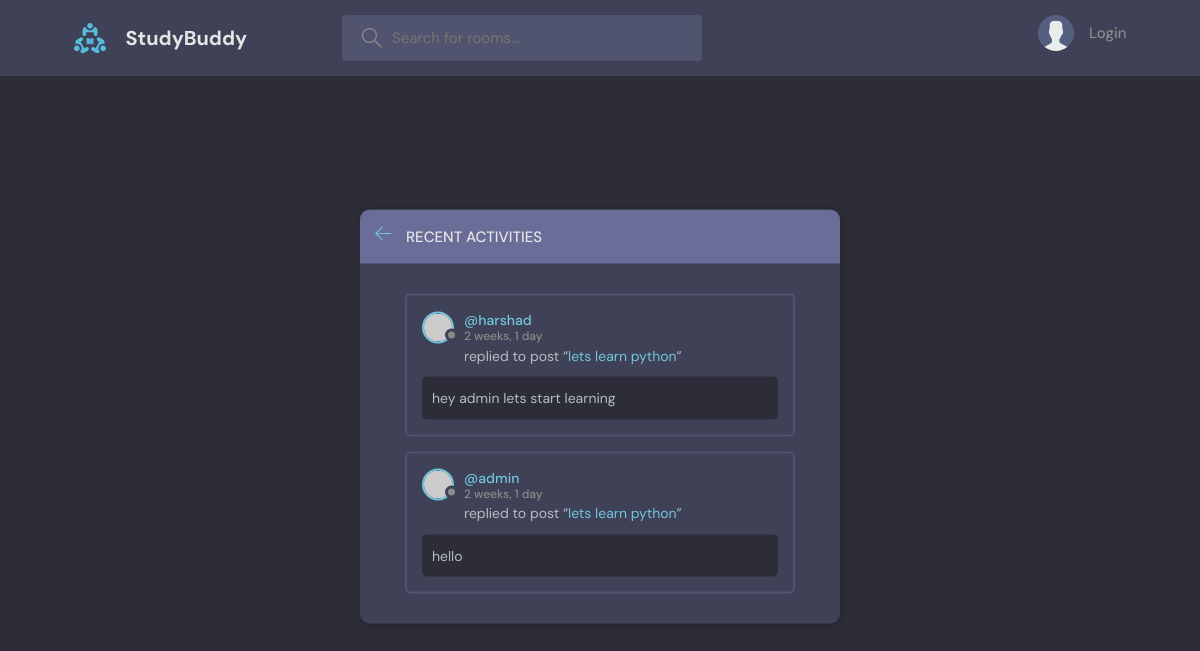
Screenshot of /activites with the database file from the repository.
### base/models.py (models this page shows)
class Message(models.Model):
    user = models.ForeignKey(User,on_delete=models.CASCADE)
    room = models.ForeignKey(Room,on_delete=models.CASCADE)
    body = models.TextField()
    updated = models.DateTimeField(auto_now=True)
    created = models.DateTimeField(auto_now_add=True)
    class Meta:
        ordering = ["-updated","-created"]
    def __str__(self) -> str:
        return self.body[0:50]

class User(AbstractUser):
    bio = models.TextField(null=True)
    avatar = models.ImageField(null=True,default="avatar.svg")

class Room(models.Model):
    host = models.ForeignKey(User,on_delete=models.SET_NULL,null=True)
    topic = models.ForeignKey(Topic,on_delete=models.SET_NULL,null=True)
    name = models.CharField(max_length=200)
    description = models.TextField(null=True,blank=True)
    participants = models.ManyToManyField(User,related_name="participants",blank=True)
    updated = models.DateTimeField(auto_now=True)
    created = models.DateTimeField(auto_now_add=True)
    def __str__(self) -> str:
        return self.name
    class Meta:
        ordering = ["-updated","-created"]

### base/views.py (the view)
# urls.py: path('activites',views.activityPage,name="activites"),
def activityPage(request):
    room_messages = Message.objects.all()
    context = {"room_messages":room_messages}
    return render(request,"base/activity.html",context)

### base/templates/base/activity.html (shortened to what this page needs)
{% extends "main.html" %}
{% block content %}
    <main class="layout">
      <div class="container">
        <div class="layout__box">
          <div class="layout__boxHeader">
            <div class="layout__boxTitle">
              <a href="{% url 'home' %}">
                <svg version="1.1" xmlns="http://www.w3.org/2000/svg" width="32" height="32" viewBox="0 0 32 32">
                  <title>arrow-left</title>
                  <path
                    d="M13.723 2.286l-13.723 13.714 13.719 13.714 1.616-1.611-10.96-10.96h27.625v-2.286h-27.625l10.965-10.965-1.616-1.607z"
                  ></path>
                </svg>
              </a>
              <h3>Recent Activities</h3>
            </div>
          </div>
          <div class="activities-page layout__body">
            {% for room_message in room_messages %}
            <div class="activities__box">
              <div class="activities__boxHeader roomListRoom__header">
                <a href="profile.html" class="roomListRoom__author">
                  <div class="avatar avatar--small">
                    <img src="https://randomuser.me/api/portraits/women/11.jpg" />
                  </div>
                  <p>
                    @{{ room_message.user }}
                    <span>{{ room_message.created | timesince}}</span>
                  </p>
                </a>
              </div>
              <div class="activities__boxContent">
                <p>replied to post “<a href="room.html">{{ room_message.room }}</a>”</p>
                <div class="activities__boxRoomContent">
                  {{ room_message }}
                </div>
              </div>
            </div>
            {% endfor %}
          </div>
        </div>
      </div>
    </main>
    {% endblock content %}

### static/styles/style.css (style rules this page uses)
:root { --color-main: #71c6dd; --color-main-light: #e1f6fb; --color-dark: #3f4156; --color-dark-medium: #51546e; --color-dark-light: #696d97; --color-light: #e5e5e5; --color-gray: #8b8b8b; --color-light-gray: #b2bdbd; --color-bg: #2d2d39; --color-success: #5dd693; --color-error: #fc4b0b; }
* { font-family: "DM Sans", -apple-system, BlinkMacSystemFont, "Segoe UI", Roboto, Oxygen, Ubuntu, Cantarell, "Open Sans", "Helvetica Neue", sans-serif; margin: 0; padding: 0; box-sizing: border-box; text-rendering: optimizeLegibility; font-size: inherit; }
html { font-size: 56.25%; }
@media only screen and (min-width: 1200px) { html { font-size: 62.5%; } }
body { line-height: 1.6; font-weight: 400; font-size: 1.5rem; color: var(--color-light-gray); background-color: var(--color-bg); min-height: 100vh; }
img { width: 100%; }
a { display: inline-block; color: var(--color-main); text-decoration: none; }
.container { max-width: 120rem; width: 90%; margin: auto; }
.avatar { position: relative; display: inline-block; border-radius: 50%; border: 2px solid var(--color-main); }
.avatar img { display: block; border-radius: 50%; object-fit: cover; object-position: center; }
.avatar::after { content: ""; display: block; position: absolute; background-color: var(--color-gray); z-index: 111; border-radius: 50%; border: 0.3rem solid var(--color-dark); }
.avatar.avatar--small img { width: 2.8rem; height: 2.8rem; }
.avatar.avatar--small:after { width: 0.7rem; height: 0.7rem; bottom: 0px; right: -6px; }
.layout { margin-top: 2.4rem; }
.layout > .container { display: flex; justify-content: space-between; align-items: flex-start; }
.layout__box { width: 90%; max-width: 48rem; min-height: 40rem; position: absolute; top: 50%; left: 50%; transform: translate(-50%, -46%); background-color: var(--color-dark); border-radius: 1rem; box-shadow: 1px 1px 6px 3px rgba(0, 0, 0, 0.1); overflow: hidden; }
.layout__boxHeader { display: flex; padding: 1.5rem; background-color: var(--color-dark-light); }
.layout__boxTitle { display: flex; gap: 1.5rem; align-items: center; }
.layout__boxTitle h3 { text-transform: uppercase; font-weight: 500; color: var(--color-light); }
.layout__boxTitle svg { width: 1.6rem; height: 1.6rem; fill: var(--color-main); }
.layout__body { margin: 3rem; }
.roomListRoom__header { display: flex; justify-content: space-between; align-items: center; }
.roomListRoom__author { font-weight: 500; display: flex; align-items: center; gap: 1rem; }
.activities__box { margin: 1.5rem; padding: 1.5rem; border: 2px solid var(--color-dark-medium); border-radius: 5px; }
.activities__boxHeader p { font-size: 1.4rem; line-height: 1.3; }
.activities__boxHeader p span { color: var(--color-gray); font-size: 1.2rem; display: block; }
.activities__boxContent { margin-left: 4.2rem; }
.activities__boxContent { font-size: 1.4rem; }
.activities__boxRoomContent { background: var(--color-bg); padding: 1rem; border-radius: 5px; margin-top: 1rem; margin-left: -4.2rem; }

### rows the page displays
Message: user "harshad", created "2 weeks, 1 day", room "lets learn python", body "hey admin lets start learning"
Message: user "admin", created "2 weeks, 1 day", room "lets learn python", body "hello"
